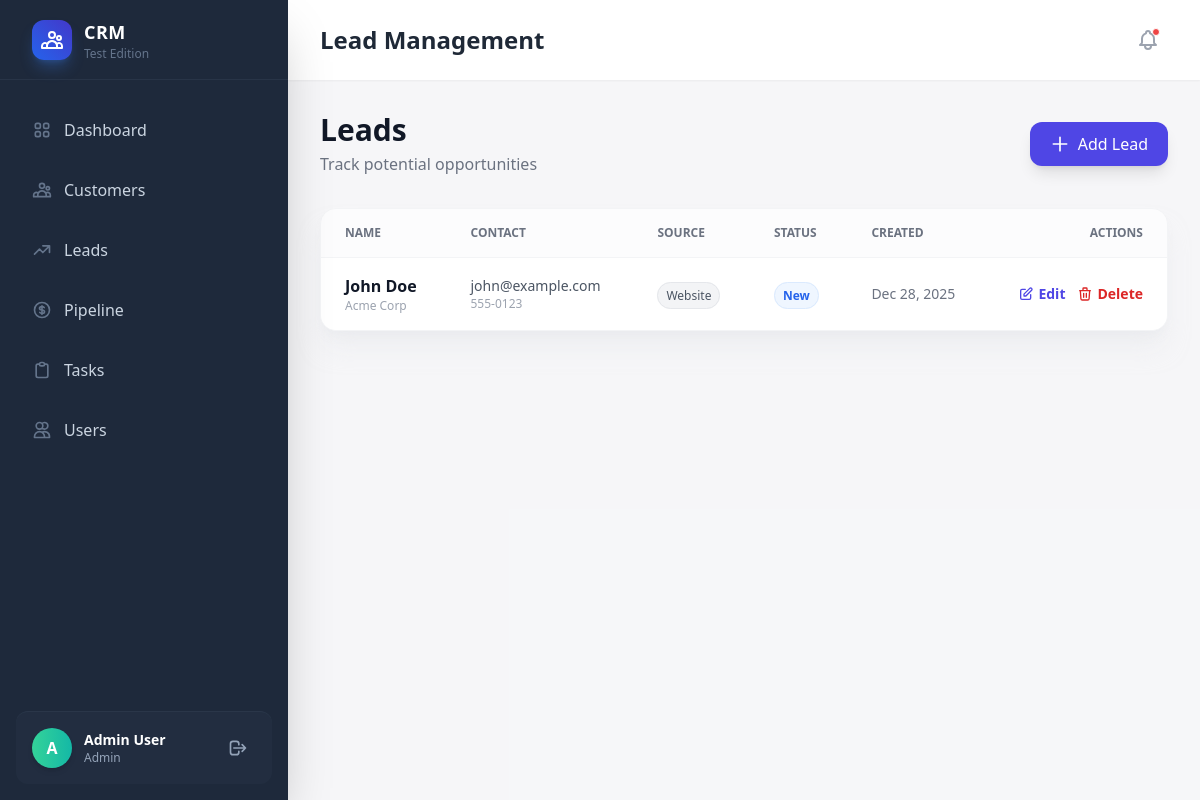
/lead (signed in), run on the app's committed database.
### tables this page shows
CREATE TABLE `leads` (
  `id` int(11) NOT NULL,
  `name` varchar(255) NOT NULL,
  `email` varchar(255) DEFAULT NULL,
  `phone` varchar(50) DEFAULT NULL,
  `company` varchar(255) DEFAULT NULL,
  `source` varchar(100) DEFAULT 'Website',
  `status` varchar(50) DEFAULT 'New',
  `notes` text DEFAULT NULL,
  `created_by` int(11) DEFAULT NULL,
  `created_at` timestamp NOT NULL DEFAULT current_timestamp()
);

### app/controllers/LeadController.php (called while the page is built, shortened)
<?php
class LeadController extends Controller
{
    public function index()
    {
        $leadModel = new Lead();
        $leads = $leadModel->getAll();
        $this->view('leads/index', ['leads' => $leads]);
    }
}

### app/core/App.php (called while the page is built, shortened)
<?php
class App
{
    protected $method = 'index';
    public function __construct()
    {
        $url = $this->parseUrl();
        if (isset($url[0])) {
            if ($url[0] == 'login') {
                $this->controller = 'AuthController';
                $this->method = 'login';
                unset($url[0]);
            } elseif ($url[0] == 'logout') {
                $this->controller = 'AuthController';
                $this->method = 'logout';
                unset($url[0]);
            } else {
                $potentialController = ucfirst($url[0]) . 'Controller';
                if (file_exists('../app/controllers/' . $potentialController . '.php')) {
                    unset($url[0]);
                }
            }
        }
        $this->controller = new $this->controller;
        $this->params = $url ? array_values($url) : [];
        call_user_func_array([$this->controller, $this->method], $this->params);
    }
    public function parseUrl()
    {
        if (isset($_GET['url'])) {
            return explode('/', filter_var(rtrim($_GET['url'], '/'), FILTER_SANITIZE_URL));
        }
        return [];
    }
}

### public/index.php (called while the page is built, shortened)
<?php
require_once '../app/init.php';
$app = new App();

### app/init.php (called while the page is built, shortened)
<?php
spl_autoload_register(function ($className) {
    $className = str_replace('App\\', '', $className);
    $path = __DIR__ . '/' . str_replace('\\', '/', $className) . '.php';
});

### config/database.php (called while the page is built)
<?php
return [
    'host' => '127.0.0.1',
    'dbname' => 'professional_crm',
    'username' => 'root',
    'password' => '',
    'charset' => 'utf8mb4'
];

### app/core/Database.php (called while the page is built, shortened)
<?php
class Database
{
    private static $instance = null;
    private $pdo;
    private function __construct()
    {
        try {
            $config = require __DIR__ . '/../../config/database.php';
            $dsn = "mysql:host={$config['host']};dbname={$config['dbname']};charset={$config['charset']}";
            $this->pdo = new PDO($dsn, $config['username'], $config['password']);
            $this->pdo->setAttribute(PDO::ATTR_ERRMODE, PDO::ERRMODE_EXCEPTION);
            $this->pdo->setAttribute(PDO::ATTR_DEFAULT_FETCH_MODE, PDO::FETCH_ASSOC);
        } catch (PDOException $e) {
            die("Database Connection Failed: " . $e->getMessage());
        }
    }
    public static function getInstance()
    {
        if (self::$instance === null) {
            self::$instance = new self();
        }
        return self::$instance;
    }
    public function getConnection()
    {
        return $this->pdo;
    }
}

### app/models/Lead.php (called while the page is built, shortened)
<?php
class Lead
{
    private $pdo;
    public function __construct()
    {
        $this->pdo = Database::getInstance()->getConnection();
    }
    public function getAll()
    {
        $stmt = $this->pdo->query("SELECT * FROM leads ORDER BY created_at DESC");
        return $stmt->fetchAll();
    }
}

### app/views/leads/index.php (the view, shortened to what this page needs)
<?php include __DIR__ . '/../layouts/header.php'; ?>
<div class="flex justify-between items-center mb-8">
    <div>
        <h1 class="text-3xl font-bold text-gray-900">Leads</h1>
        <p class="text-gray-500 mt-1">Track potential opportunities</p>
    </div>
    <a href="<?= BASE_URL ?>/lead/create"
        class="bg-indigo-600 text-white px-5 py-2.5 rounded-xl shadow-lg hover:bg-indigo-700 transition flex items-center font-medium">
        <svg class="w-5 h-5 mr-2" fill="none" stroke="currentColor" viewBox="0 0 24 24">
            <path stroke-linecap="round" stroke-linejoin="round" stroke-width="2" d="M12 4v16m8-8H4"></path>
        </svg>
        Add Lead
    </a>
</div>
<div class="bg-white shadow-xl shadow-gray-200/50 rounded-2xl overflow-hidden border border-gray-100">
    <table class="min-w-full divide-y divide-gray-100">
        <thead class="bg-gray-50/50">
            <tr>
                <th class="px-6 py-4 text-left text-xs font-semibold text-gray-500 uppercase">Name</th>
                <th class="px-6 py-4 text-left text-xs font-semibold text-gray-500 uppercase">Contact</th>
                <th class="px-6 py-4 text-left text-xs font-semibold text-gray-500 uppercase">Source</th>
                <th class="px-6 py-4 text-left text-xs font-semibold text-gray-500 uppercase">Status</th>
                <th class="px-6 py-4 text-left text-xs font-semibold text-gray-500 uppercase">Created</th>
                <th class="px-6 py-4 text-right text-xs font-semibold text-gray-500 uppercase">Actions</th>
            </tr>
        </thead>
        <tbody class="bg-white divide-y divide-gray-100">
            <?php if (empty($leads)): ?>
                <tr>
                    <td colspan="5" class="px-6 py-12 text-center text-gray-500">
                        No leads found. <a href="<?= BASE_URL ?>/lead/create" class="text-indigo-600 font-medium">Create
                            your first lead</a>.
                    </td>
                </tr>
            <?php else: ?>
                <?php foreach ($leads as $lead): ?>
                    <tr class="hover:bg-gray-50/50 transition">
                        <td class="px-6 py-4 whitespace-nowrap">
                            <div class="font-bold text-gray-900"><?= htmlspecialchars($lead['name']) ?></div>
                            <div class="text-xs text-gray-400"><?= htmlspecialchars($lead['company'] ?? '') ?></div>
                        </td>
                        <td class="px-6 py-4 whitespace-nowrap">
                            <div class="text-sm text-gray-600"><?= htmlspecialchars($lead['email']) ?></div>
                            <div class="text-xs text-gray-400"><?= htmlspecialchars($lead['phone']) ?></div>
                        </td>
                        <td class="px-6 py-4 whitespace-nowrap">
                            <span
                                class="px-2 py-1 bg-gray-100 text-gray-600 text-xs rounded-full border border-gray-200"><?= htmlspecialchars($lead['source']) ?></span>
                        </td>
                        <td class="px-6 py-4 whitespace-nowrap">
                            <span
                                class="px-2 py-1 bg-blue-50 text-blue-600 text-xs font-bold rounded-full border border-blue-100"><?= htmlspecialchars($lead['status']) ?></span>
                        </td>
                        <td class="px-6 py-4 whitespace-nowrap text-sm text-gray-500">
                            <?= date('M d, Y', strtotime($lead['created_at'])) ?>
                        </td>
                        <td class="px-6 py-4 whitespace-nowrap text-right text-sm font-medium">
                            <div class="flex items-center justify-end space-x-3">
                                <a href="<?= BASE_URL ?>/lead/edit?id=<?php echo $lead['id']; ?>"
                                    class="text-indigo-600 hover:text-indigo-900 font-semibold hover:underline flex items-center">
                                    <svg class="w-4 h-4 mr-1" fill="none" stroke="currentColor" viewBox="0 0 24 24">
                                        <path stroke-linecap="round" stroke-linejoin="round" stroke-width="2"
                                            d="M11 5H6a2 2 0 00-2 2v11a2 2 0 002 2h11a2 2 0 002-2v-5m-1.414-9.414a2 2 0 112.828 2.828L11.828 15H9v-2.828l8.586-8.586z">
                                        </path>
                                    </svg>
                                    Edit
                                </a>
                                <form action="<?= BASE_URL ?>/lead/delete" method="POST" class="inline"
                                    onsubmit="return confirm('Delete this lead?');">
                                    <button type="submit"
                                        class="text-red-600 hover:text-red-900 font-semibold hover:underline flex items-center">
                                        <svg class="w-4 h-4 mr-1" fill="none" stroke="currentColor" viewBox="0 0 24 24">
                                            <path stroke-linecap="round" stroke-linejoin="round" stroke-width="2"
                                                d="M19 7l-.867 12.142A2 2 0 0116.138 21H7.862a2 2 0 01-1.995-1.858L5 7m5 4v6m4-6v6m1-10V4a1 1 0 00-1-1h-4a1 1 0 00-1 1v3M4 7h16">
                                            </path>
                                        </svg>
                                        Delete
                                    </button>
                                </form>
                            </div>
                        </td>
                    </tr>
                <?php endforeach; ?>
            <?php endif; ?>
        </tbody>
    </table>
</div>
<?php include __DIR__ . '/../layouts/footer.php'; ?>

### app/views/layouts/header.php (style rules this page uses)
body { font-family: 'Outfit', sans-serif; }

### data on the page
leads: name "John Doe", company "Acme Corp", email "john@example.com", phone "555-0123", source "Website", status "New", created_at "Dec 28, 2025"

### other printed values
$item['label'] "Dashboard"
$item['label'] "Customers"
$item['label'] "Leads"
$item['label'] "Pipeline"
$item['label'] "Tasks"
$item['label'] "Users"
substr($_SESSION['user_name'] ?? 'U', 0, 1) "A"
$_SESSION['user_name'] "Admin User"
$_SESSION['user_role'] "Admin"
$titles[$page] "Lead Management"
